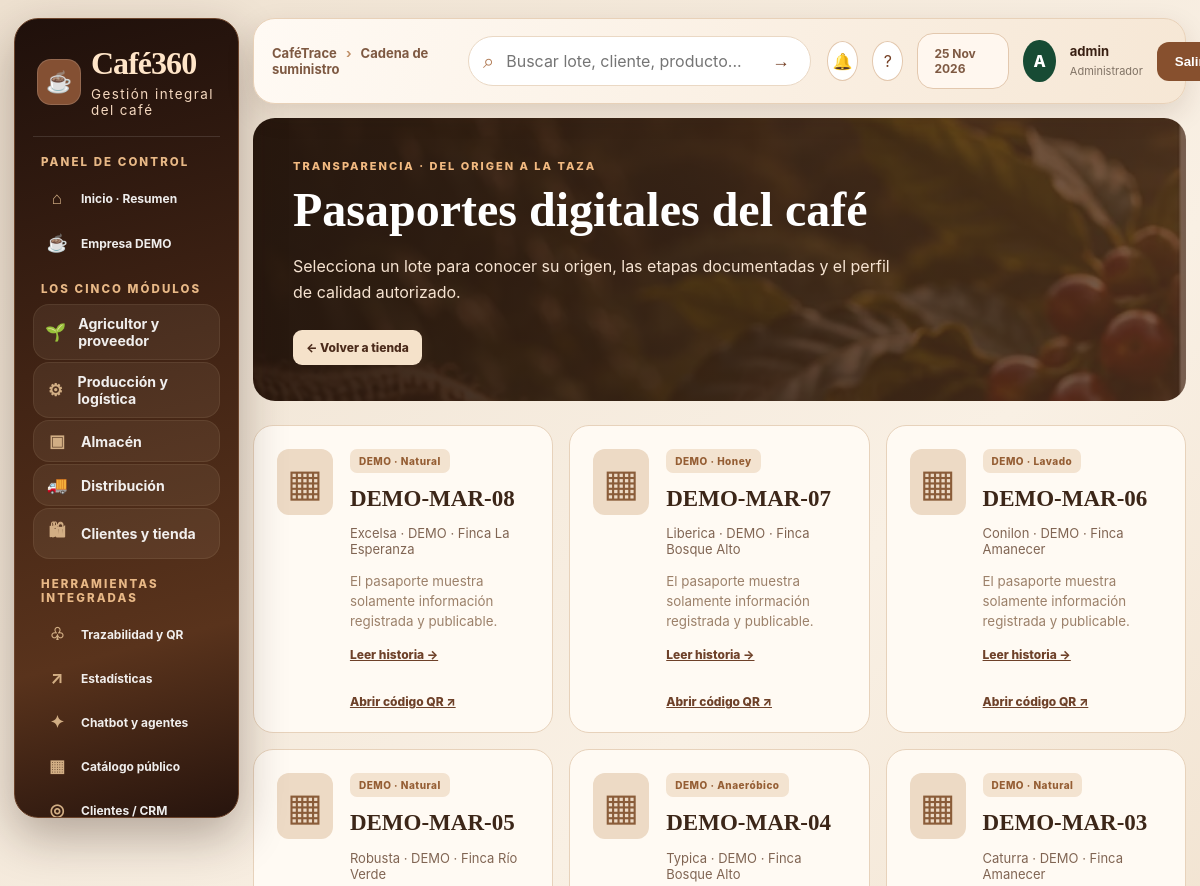
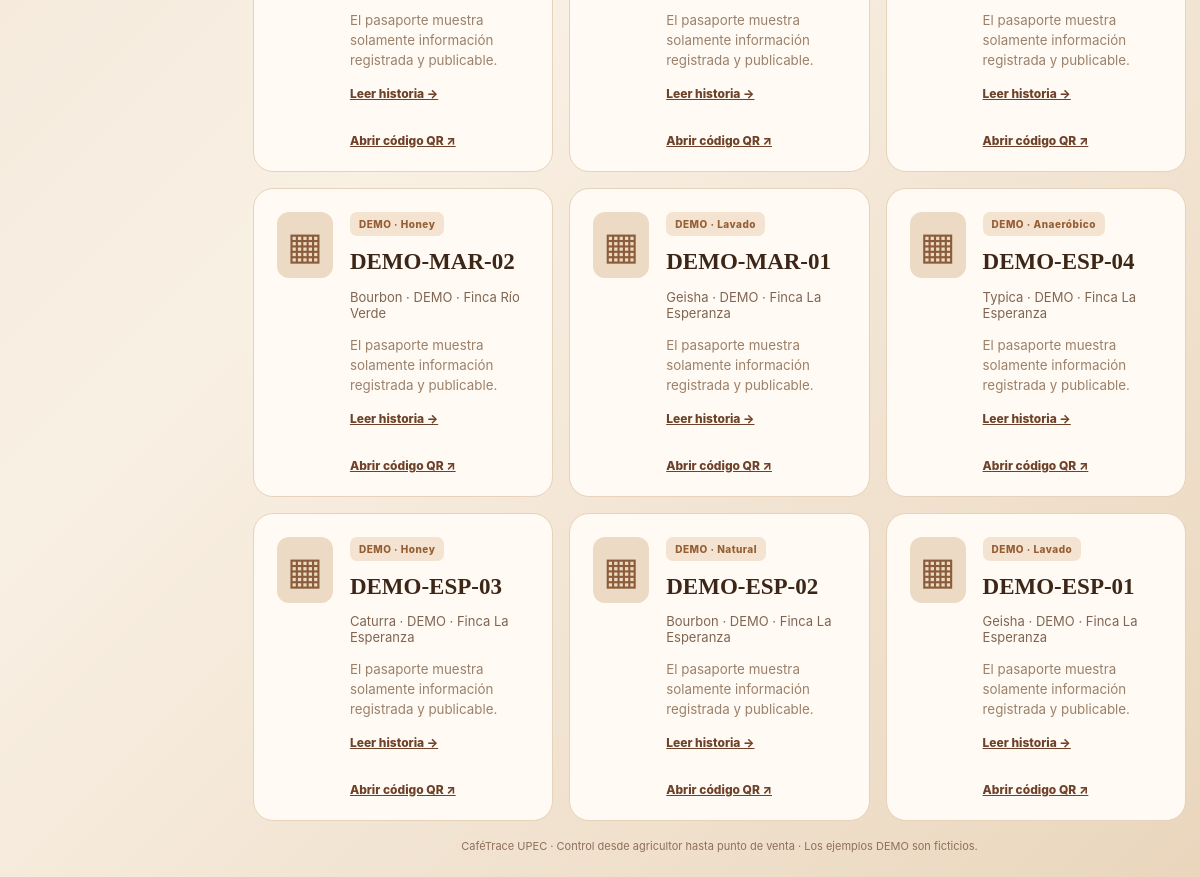
Screenshot of /tienda/qr/ (signed in) with the database file from the repository (2 pictures, top to bottom).
### trazabilidad/models.py (models this page shows, shortened)
class Lote(models.Model):
    METODOS = [
        ("Lavado", "Lavado"),
        ("Honey", "Honey"),
        ("Natural", "Natural"),
        ("Anaeróbico", "Anaeróbico"),
    ]
    ESTADOS = [
        ("En proceso", "En proceso"),
        ("Aprobado", "Aprobado"),
        ("Rechazado", "Rechazado"),
    ]
    codigo = models.CharField(max_length=30, unique=True, editable=False)
    productor = models.ForeignKey(Productor, on_delete=models.PROTECT, related_name="lotes")
    finca = models.ForeignKey(Finca, on_delete=models.PROTECT, related_name="lotes")
    variedad = models.CharField(max_length=100)
    fecha_cosecha = models.DateField()
    cantidad_kg = models.DecimalField(max_digits=10, decimal_places=2)
    metodo_proceso = models.CharField(max_length=30, choices=METODOS, default="Lavado")
    fecha_ingreso = models.DateField(default=timezone.now)
    humedad = models.DecimalField(max_digits=5, decimal_places=2, null=True, blank=True)
    temperatura_secado = models.DecimalField(max_digits=5, decimal_places=2, null=True, blank=True)
    tiempo_fermentacion_horas = models.DecimalField(max_digits=6, decimal_places=2, null=True, blank=True)
    estado = models.CharField(max_length=30, choices=ESTADOS, default="En proceso")
    notas = models.TextField(blank=True)
    creado = models.DateTimeField(auto_now_add=True)
    class Meta:
        ordering = ["-creado"]

class Finca(models.Model):
    productor = models.ForeignKey(Productor, on_delete=models.CASCADE, related_name="fincas")
    nombre = models.CharField(max_length=150)
    parroquia = models.CharField(max_length=100, blank=True)
    canton = models.CharField(max_length=100, blank=True)
    provincia = models.CharField(max_length=100, default="Carchi")
    altura_msnm = models.PositiveIntegerField(null=True, blank=True)
    variedad_principal = models.CharField(max_length=100, blank=True)
    class Meta:
        ordering = ["nombre"]

### cadena/views.py (the view)
# urls.py: path('tienda/qr/',views.qrs_tienda,name='cadena_qrs'),
@login_required
def qrs_tienda(request):
    if not can_area(request,'tienda'):return HttpResponseForbidden('Sin autorización')
    lotes=Lote.objects.select_related('finca','productor').order_by('-id')[:90]
    return render(request,'cadena/tienda_qrs.html',{'lotes':lotes})

### cadena/views.py (called while the page is built)
def can_area(request, area):
    if request.user.is_superuser: return True
    grupos=set(request.user.groups.values_list('name',flat=True))
    dedicados=set(AREA_GRUPOS.values())
    if grupos & dedicados:
        return AREA_GRUPOS[area] in grupos
    return bool(roles_for(request.user)&ROLE_READ[area])

### trazabilidad/permissions.py (called while the page is built)
def roles_for(user):
    if not user.is_authenticated:
        return set()
    if user.is_superuser:
        return set(ROLE_NAMES)
    return set(user.groups.filter(name__in=ROLE_NAMES).values_list("name", flat=True))

### templates/cadena/tienda_qrs.html
{% extends 'base.html' %}{% block title %}Pasaportes QR · CaféTrace{% endblock %}{% block content %}
<section class="ct-page-hero"><span>TRANSPARENCIA · DEL ORIGEN A LA TAZA</span><h1>Pasaportes digitales del café</h1><p>Selecciona un lote para conocer su origen, las etapas documentadas y el perfil de calidad autorizado.</p><a href="{% url 'cadena_area' 'tienda' %}">← Volver a tienda</a></section>
<div class="ct-qr-grid">{% for lote in lotes %}<article class="ct-qr-card"><div class="ct-qr-icon">▦</div><div><span class="ct-tag">{% if lote.codigo|slice:':5' == 'DEMO-' %}DEMO · {% endif %}{{ lote.metodo_proceso }}</span><h2>{{ lote.codigo }}</h2><p>{{ lote.variedad }} · {{ lote.finca.nombre }}</p><small>El pasaporte muestra solamente información registrada y publicable.</small><div class="ct-qr-links"><a href="{% url 'trazabilidad_publica' lote.id %}">Leer historia →</a><a href="{% url 'qr_lote' lote.id %}" target="_blank" rel="noopener">Abrir código QR ↗</a></div></div></article>{% empty %}<p>Sin lotes registrados todavía.</p>{% endfor %}</div>{% endblock %}

### templates/base.html (shortened to what this page needs)
{% load static %}
<!DOCTYPE html><html lang="es"><head><meta charset="utf-8"><meta name="viewport" content="width=device-width,initial-scale=1"><title>{% block title %}CaféTrace · Cadena del café{% endblock %}</title>
<link rel="stylesheet" href="{% static 'css/style.css' %}"><link rel="stylesheet" href="{% static 'css/dashboard-pro.css' %}"><link rel="stylesheet" href="{% static 'css/cadena-2026.css' %}"><link rel="stylesheet" href="{% static 'css/cafe-experiencia.css' %}"><link rel="stylesheet" href="{% static 'css/tienda-premium.css' %}"><link rel="stylesheet" href="{% static 'css/cafe360-ui.css' %}">{% block extra_head %}{% endblock %}</head>
<body class="mrp-app {% if user.is_superuser %}mrp-admin{% else %}mrp-operator{% endif %}"><div class="mrp-shell">
{% if user.is_superuser %}<aside id="mrp-sidebar" class="mrp-sidebar"><a href="{% url 'inicio' %}" class="mrp-brand"><span class="mrp-brandicon">☕</span><span><strong>Café360</strong><small>Gestión integral del café</small></span></a>
<div class="mrp-side-title">PANEL DE CONTROL</div>
<a class="mrp-menu-link" href="{% url 'inicio' %}"><span>⌂</span> Inicio · Resumen</a>
<a class="mrp-menu-link" href="{% url 'cadena_empresa_demo' %}"><span>☕</span> Empresa DEMO</a>
<div class="mrp-side-title">LOS CINCO MÓDULOS</div>
<a class="mrp-menu-link c360-primary-module" href="{% url 'cadena_area' 'proveedor' %}"><span>🌱</span> Agricultor y proveedor</a>
<a class="mrp-menu-link c360-primary-module" href="{% url 'cadena_area' 'produccion' %}"><span>⚙</span> Producción y logística</a>
<a class="mrp-menu-link c360-primary-module" href="{% url 'cadena_area' 'almacen' %}"><span>▣</span> Almacén</a>
<a class="mrp-menu-link c360-primary-module" href="{% url 'cadena_area' 'distribucion' %}"><span>🚚</span> Distribución</a>
<a class="mrp-menu-link c360-primary-module" href="{% url 'cadena_area' 'tienda' %}"><span>🛍</span> Clientes y tienda</a>
<div class="mrp-side-title">HERRAMIENTAS INTEGRADAS</div>
<a class="mrp-menu-link" href="{% url 'lista_lotes' %}"><span>♧</span> Trazabilidad y QR</a>
<a class="mrp-menu-link" href="{% url 'cadena_estadisticas' %}"><span>↗</span> Estadísticas</a>
<a class="mrp-menu-link" href="{% url 'cadena_herramientas' %}"><span>✦</span> Chatbot y agentes</a>
<a class="mrp-menu-link" href="{% url 'catalogo_publico' %}"><span>▦</span> Catálogo público</a>
<a class="mrp-menu-link" href="{% url 'cadena_puntos' %}"><span>◎</span> Clientes / CRM</a>
<div class="mrp-sidebar-bottom"><span>●</span> Aplicativo conectado a una empresa simulada<br><small>Catálogo, QR, analítica, trazabilidad y áreas operativas integradas.</small></div></aside>{% endif %}
<div class="mrp-main"><header class="mrp-topbar">{% if user.is_superuser %}<button class="mrp-mobile" type="button" onclick="document.getElementById('mrp-sidebar').classList.toggle('mrp-open')" aria-label="Abrir menú">☰</button>{% else %}<a class="operator-brand" href="{% url 'inicio' %}">☕ CaféTrace <span>· Mi área de trabajo</span></a>{% endif %}<div class="mrp-breadcrumb">CaféTrace <span>›</span> {% block breadcrumb %}Cadena de suministro{% endblock %}</div><form class="c360-search" action="{% url 'lista_lotes' %}" method="get"><input type="text" name="q" placeholder="Buscar lote, cliente, producto..."><button type="submit">→</button></form><div class="mrp-top-right"><a class="c360-icon-btn" href="{% url 'alertas' %}" title="Alertas">🔔</a><a class="c360-icon-btn" href="{% url 'cadena_herramientas' %}" title="Asistente">?</a><span class="mrp-top-date">{% now 'd M Y' %}</span><span class="mrp-avatar">{{ user.first_name|default:user.username|first|upper }}</span><span class="mrp-user"><b>{{ user.get_full_name|default:user.username }}</b><small>{% if user.is_superuser %}Administrador{% else %}{% for g in user.groups.all %}{{ g.name }}{% if not forloop.last %} · {% endif %}{% empty %}Operador{% endfor %}{% endif %}</small></span><form method="post" action="{% url 'logout' %}">{% csrf_token %}<button type="submit" class="mrp-exit">Salir</button></form></div></header>
<main class="mrp-content">{% block content %}{% endblock %}</main><footer class="mrp-footer">CaféTrace UPEC · Control desde agricultor hasta punto de venta · Los ejemplos DEMO son ficticios.</footer></div></div>
<script>document.querySelectorAll('.mrp-menu-link').forEach(a=>{if(a.pathname===location.pathname)a.classList.add('is-active')})</script>{% block extra_js %}{% endblock %}</body></html>

### static/css/style.css (style rules this page uses)
* { box-sizing:border-box }
body { margin:0;font-family:Arial,Helvetica,sans-serif;background:#f6f4ef;color:#29251f }
footer { text-align:center;padding:30px;color:#777;font-size:13px }
body { background:#f7f5f0;color:#26352c }

### static/css/dashboard-pro.css (style rules this page uses)
:root { --brand:#427f48;--deep:#203a2c;--muted:#7a8880;--line:#e8eee9;--bg:#f8faf8;--card:#fff }
* { box-sizing:border-box }
a { color:inherit }
:root { --brand:#774424;--deep:#331d14;--muted:#8b7769;--line:#eadfd2;--bg:#fbf7f1;--card:#fffdfb }

### static/css/cadena-2026.css (style rules this page uses)
:root { --espresso:#24170f;--cafe:#553521;--cafe2:#794d32;--caramelo:#bc8754;--arena:#ede3d4;--crema:#f7f2e9;--papiro:#fffcf6;--verde:#55765a;--tinta:#31271f;--muted:#817365;--linea:#e7dac9 }
* { box-sizing:border-box }
.mrp-app { margin:0;font-family:Inter,'Segoe UI',Arial,sans-serif;background:var(--crema);color:var(--tinta) }
.mrp-shell { display:flex;min-height:100vh }
.mrp-sidebar { width:260px;flex:0 0 260px;background:linear-gradient(165deg,#20150f,#382317 70%,#50301b);color:#eee3d5;min-height:100vh;position:sticky;top:0;height:100vh;overflow-y:auto;padding:25px 13px 18px;scrollbar-color:#624a36 transparent }
.mrp-brand { display:flex;align-items:center;gap:10px;color:#fff;text-decoration:none;padding:6px 10px 24px;border-bottom:1px solid #ffffff24 }
.mrp-brandicon { font-size:27px;background:#ffffff18;border:1px solid #ffffff24;padding:8px;border-radius:12px }
.mrp-brand strong { font-family:Georgia,serif;font-size:26px;font-weight:700 }
.mrp-brand small { display:block;letter-spacing:1.45px;font-size:9px;color:#c9b39e;margin-top:4px }
.mrp-side-title { font-size:10px;font-weight:800;letter-spacing:1.7px;color:#b7a18b;margin:22px 10px 8px }
.mrp-menu-link { color:#edddcc;text-decoration:none;display:flex;align-items:center;gap:10px;padding:11px 12px;margin:3px 0;border-radius:10px;font-size:12px;font-weight:550;transition:.15s }
.mrp-menu-link span { width:24px;text-align:center;font-size:17px;color:#d2ae84 }
.mrp-main { flex:1;min-width:0 }
.mrp-topbar { background:#fffaf4;box-shadow:0 1px 0 #eaded0;min-height:70px;display:flex;align-items:center;justify-content:space-between;padding:10px 27px;gap:12px }
.mrp-breadcrumb { font-size:13px;font-weight:700;color:#5c4635 }
.mrp-breadcrumb span { color:#b7a495;margin:0 9px }
.mrp-top-right { display:flex;gap:12px;align-items:center }
.mrp-top-date { border:1px solid var(--linea);border-radius:10px;padding:10px;color:#8a7460;font-size:12px }
.mrp-avatar { background:#d4e5d4;color:#346044;width:36px;height:36px;border-radius:50%;display:grid;place-items:center;font-weight:800 }
.mrp-user b { display:block;font-size:13px }
.mrp-user small { color:var(--muted);font-size:11px }
.mrp-exit,.mrp-mobile { border:0;background:#63412b;color:white;border-radius:8px;padding:10px 17px;cursor:pointer }
.mrp-content { padding:23px 26px 36px;max-width:1720px;margin:auto }
.mrp-footer { padding:12px 26px;font-size:11px;color:#897c6c;border-top:1px solid var(--linea) }
@media (max-width:1250px) { .mrp-sidebar { width:225px;flex-basis:225px } }
@media (max-width:1250px) { .mrp-content { padding:18px } }

### static/css/cafe-experiencia.css (style rules this page uses)
html { scroll-behavior:smooth }
.mrp-admin .mrp-content { max-width:1760px }

### rows the page displays
Lote: shows "DEMO ·", metodo_proceso "Natural", codigo "DEMO-MAR-08", variedad "Excelsa", finca.nombre "DEMO · Finca La Esperanza"
Lote: shows "DEMO ·", metodo_proceso "Honey", codigo "DEMO-MAR-07", variedad "Liberica", finca.nombre "DEMO · Finca Bosque Alto"
Lote: shows "DEMO ·", metodo_proceso "Lavado", codigo "DEMO-MAR-06", variedad "Conilon", finca.nombre "DEMO · Finca Amanecer"
Lote: shows "DEMO ·", metodo_proceso "Natural", codigo "DEMO-MAR-05", variedad "Robusta", finca.nombre "DEMO · Finca Río Verde"
Lote: shows "DEMO ·", metodo_proceso "Anaeróbico", codigo "DEMO-MAR-04", variedad "Typica", finca.nombre "DEMO · Finca Bosque Alto"
Lote: shows "DEMO ·", metodo_proceso "Natural", codigo "DEMO-MAR-03", variedad "Caturra", finca.nombre "DEMO · Finca Amanecer"
Lote: shows "DEMO ·", metodo_proceso "Honey", codigo "DEMO-MAR-02", variedad "Bourbon", finca.nombre "DEMO · Finca Río Verde"
Lote: shows "DEMO ·", metodo_proceso "Lavado", codigo "DEMO-MAR-01", variedad "Geisha", finca.nombre "DEMO · Finca La Esperanza"
Lote: shows "DEMO ·", metodo_proceso "Anaeróbico", codigo "DEMO-ESP-04", variedad "Typica", finca.nombre "DEMO · Finca La Esperanza"
Lote: shows "DEMO ·", metodo_proceso "Honey", codigo "DEMO-ESP-03", variedad "Caturra", finca.nombre "DEMO · Finca La Esperanza"
Lote: shows "DEMO ·", metodo_proceso "Natural", codigo "DEMO-ESP-02", variedad "Bourbon", finca.nombre "DEMO · Finca La Esperanza"
Lote: shows "DEMO ·", metodo_proceso "Lavado", codigo "DEMO-ESP-01", variedad "Geisha", finca.nombre "DEMO · Finca La Esperanza"

### other values shown
{{ user.first_name|default:user.username|first|upper }} "A"
{{ user.get_full_name|default:user.username }} "admin"
